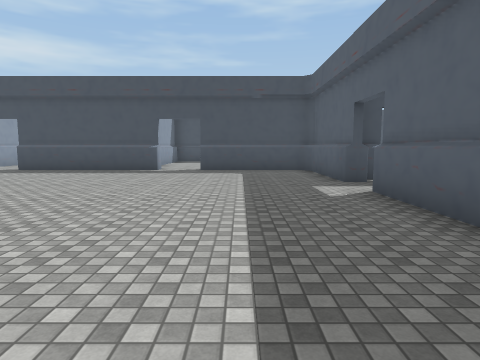
View 1 (above)

24 first-person views from a walk through a scene from a Unity 3-D project. The camera is 1.5 m above the floor, tilts 6° down and sees 75° across. The floor is counted in squares, 2 m on a side. Each view is taken from the middle of a square. On the plan, view 1 faces up. The plan holds only what a view shows up to about 10 squares ahead; the rest is blank. The place goes on beyond the plan. Some surface patterns are stand-ins.

View 2
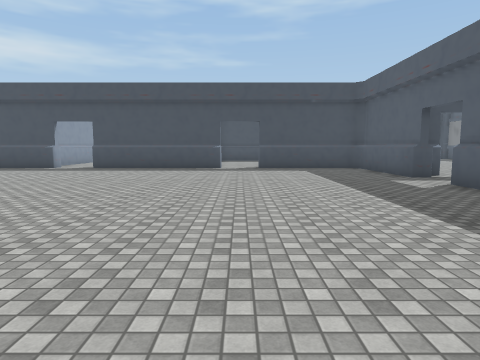

View 3
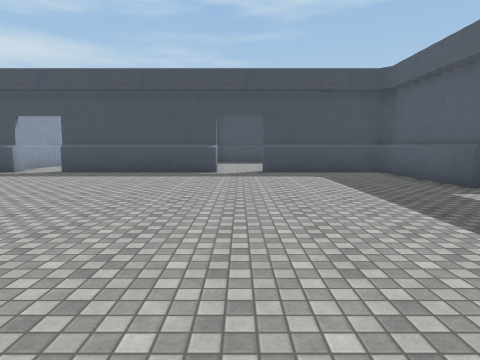

View 4
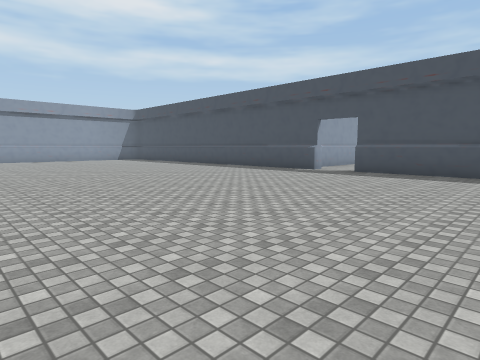

View 5
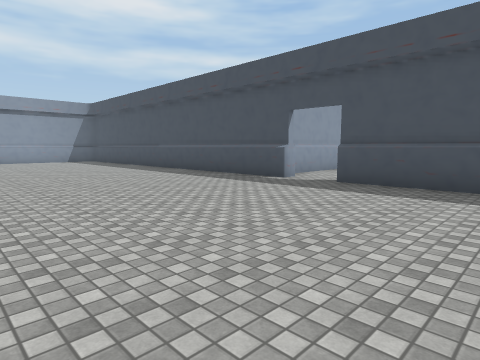

View 6
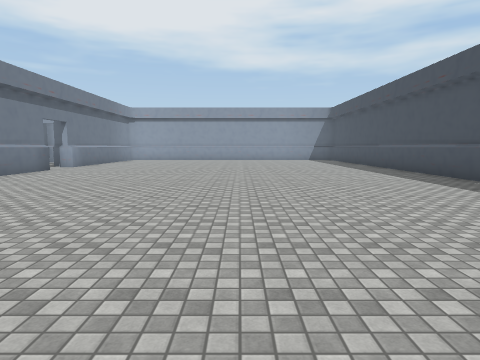

View 7
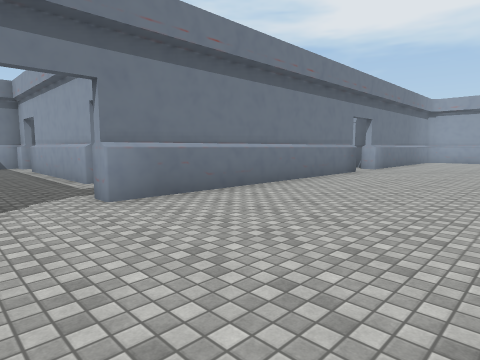

View 8
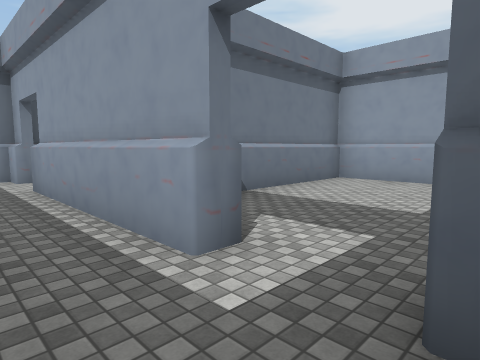

View 9
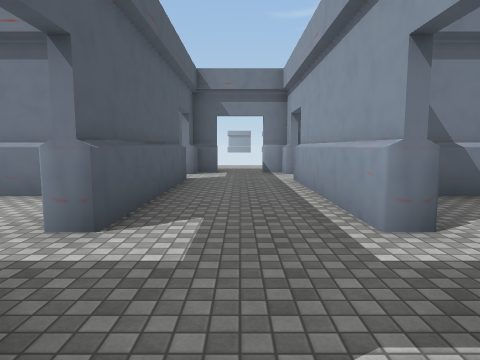

View 10
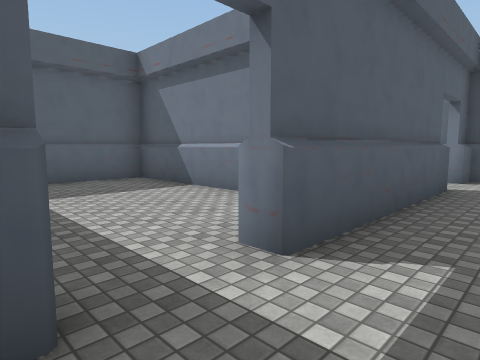

View 11
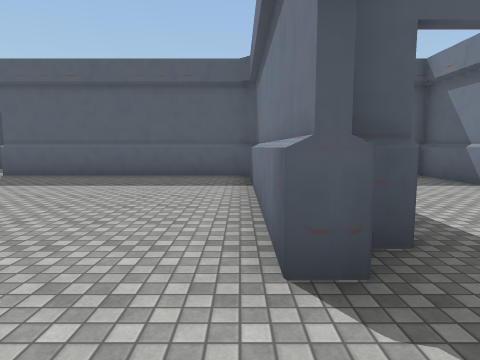

View 12
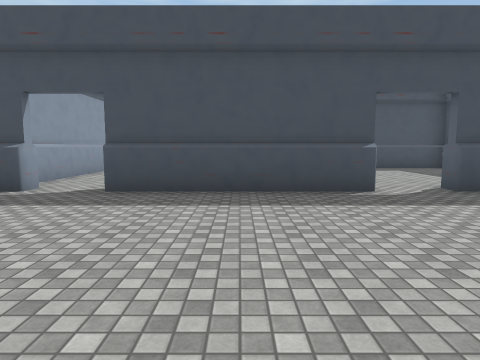

View 13
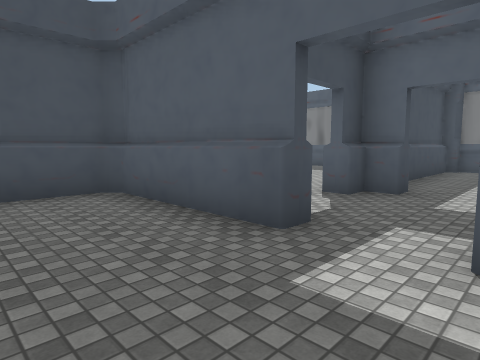

View 14
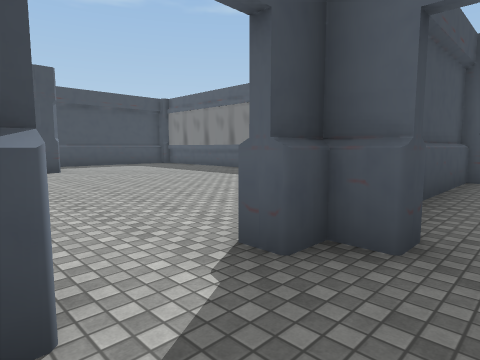

View 15
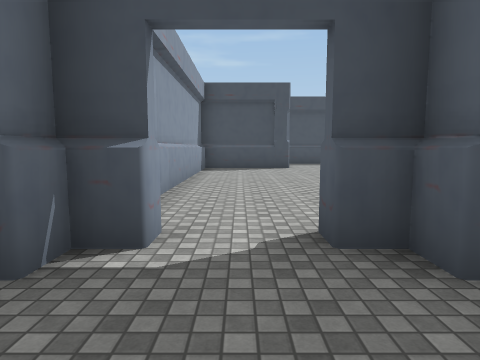

View 16
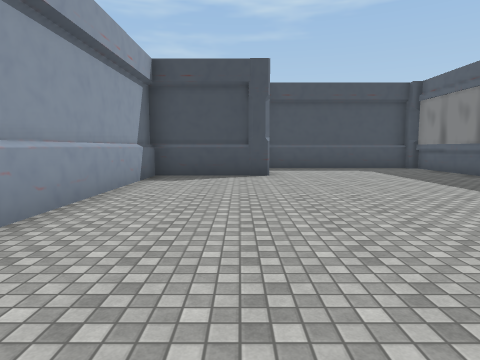

View 17
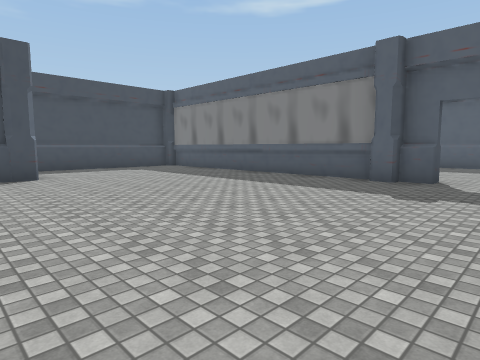

View 18
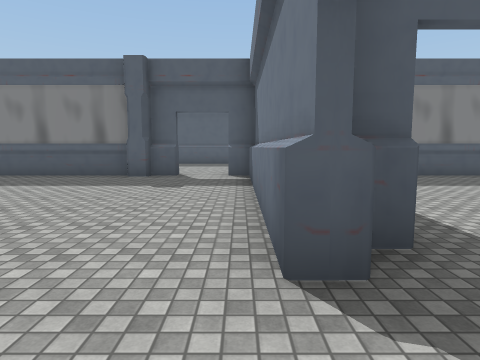

View 19
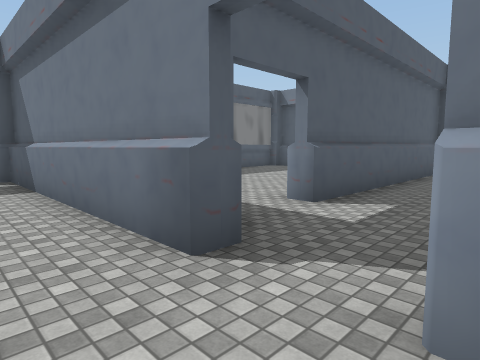

View 20
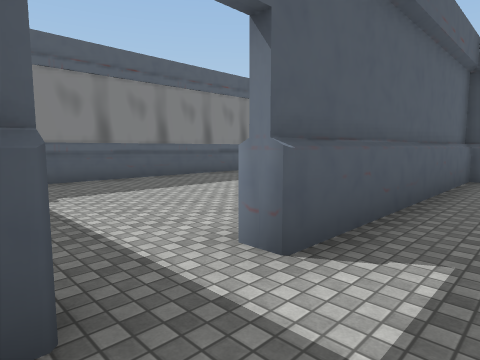

View 21
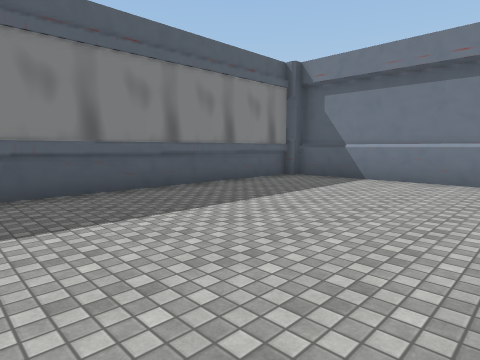

View 22
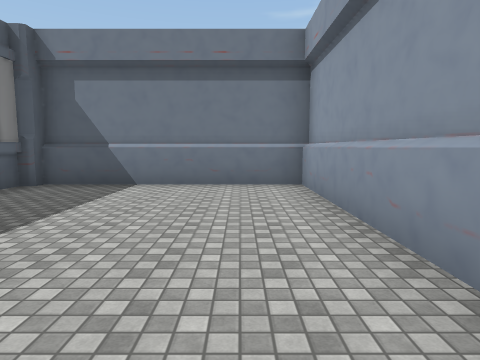

View 23
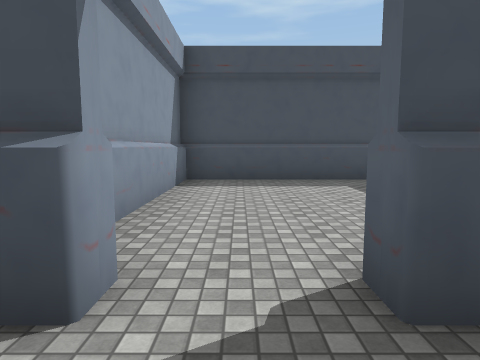

View 24
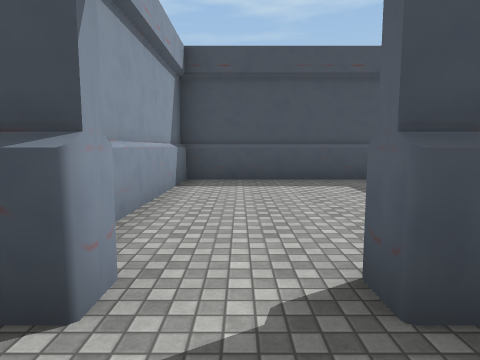

### Floor plan
Ten units are one square. View 1 is at (0, 0); x grows to the right and y downward. Boxes are objects, and circles mark ways between rooms. Rooms are numbered by the first view taken in them; rooms with no view inside come last. Other rooms are left out.
<svg viewBox="-139 -197 259 304">
<path fill="none" stroke="#000" d="M-43 18 -43 12 17 12M-87 -107 -87 -103 -130 -103M-38 24 -38 17M-27 -107 -27 -103 -73 -103M-134 12 -57 12 -57 18M28 -67 23 -67 23 -103 -13 -103M23 11 23 -54M23 -99 20 -103M25 -101 23 -103M52 -67 52 -75M55 -72 47 -72M52 14 52 -53M28 -75 28 -67M33 -77 33 -72 25 -72M112 -114 112 -151M54 -162 28 -162 28 -99M112 -96 112 -104M47 -72 47 -77 112 -77 112 -84M112 -160 112 -181M70 -192 64 -192M57 -35 57 14M52 -53 58 -53M58 -67 52 -67M112 -64 112 -72 75 -72M112 5 112 -54M50 12 105 12M-13 -103 -13 -107M10 -162 -32 -162 -32 -120M-73 -103 -73 -107M-50 -162 -92 -162 -92 -115M-38 84 -38 37 -32 37M-67 37 -63 37 -63 84M-63 96 -63 102 -58 102M-44 102 -38 102 -38 96M-123 36 -123 58 -80 58M-20 58 23 58 23 36"/>
<rect x="55" y="-165" width="10" height="10" fill="#bbb"><title>other object</title></rect>
<rect x="105" y="-115" width="10" height="10" fill="#bbb"><title>other object</title></rect>
<circle cx="20" cy="-60" r="3" fill="#2a7"/>
<circle cx="-20" cy="-100" r="3" fill="#2a7"/>
<circle cx="-80" cy="-100" r="3" fill="#2a7"/>
<circle cx="-50" cy="20" r="3" fill="#2a7"/>
<circle cx="40" cy="-70" r="3" fill="#2a7"/>
<circle cx="50" cy="-60" r="3" fill="#2a7"/>
<circle cx="-70" cy="30" r="3" fill="#2a7"/>
<circle cx="-40" cy="30" r="3" fill="#2a7"/>
<text x="-70" y="-40">1</text>
<text x="40" y="-30">2</text>
<text x="70" y="-120">3</text>
<text x="80" y="-30">4</text>
<text x="-10" y="-130">5</text>
<text x="-70" y="-130">6</text>
<text x="-50" y="60">7</text>
<text x="-100" y="40">8</text>
<text x="-10" y="40">9</text>
</svg>
Room 1 opens to room 2. Room 1 opens to room 5. Room 1 opens to room 6. Room 1 opens to room 7. Room 2 opens to room 3. Room 2 opens to room 4. Room 7 opens to room 8. Room 7 opens to room 9.

Where each view was taken, in squares from view 1:
view 1: 0 up, 0 right, facing up
view 2: 1 down, 2 left, facing up
view 3: 1 up, 2 left, facing up
view 4: 1 up, 3 left, facing up-left
view 5: 4 up, 4 left, facing up-left
view 6: 5 up, 3 left, facing left
view 7: 3 up, 4 left, facing down-left
view 8: 2 down, 5 left, facing down-left
view 9: 1 down, 5 left, facing down
view 10: 2 down, 5 left, facing down-right
view 11: 1 down, 6 left, facing right
view 12: 5 up, 5 left, facing up
view 13: 5 up, 0 right, facing up-right
view 14: 6 up, 3 right, facing up-right
view 15: 5 up, 4 right, facing up
view 16: 8 up, 5 right, facing up
view 17: 8 up, 4 right, facing up-right
view 18: 8 up, 3 right, facing right
view 19: 9 up, 3 right, facing down-right
view 20: 7 up, 4 right, facing down-right
view 21: 6 up, 6 right, facing down-right
view 22: 5 up, 7 right, facing down
view 23: 9 up, 2 left, facing up
view 24: 9 up, 8 left, facing up
